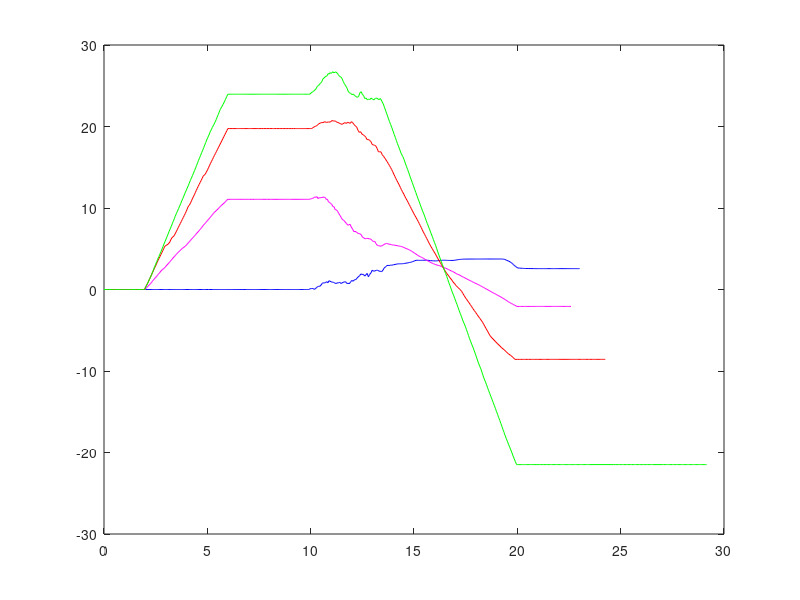

Write MATLAB code to recreate this figure.
load FrictionLess.txt;
t1 = FrictionLess(:,1);
C1 = FrictionLess(:,2)*5;

load FrictionFew.txt;
C2 = FrictionFew(:,1)*5;
t2 = FrictionFew(:,2);

load FrictionBigger.txt;
C3 = FrictionBigger(:,1)*5;
t3 = FrictionBigger(:,2);

load FrictionData.txt;
t4 = FrictionData(:,1);
C4 = FrictionData(:,2)*5;

plot(t1,C1, 'color','b')
hold on
plot(t3,C3,'color','m')
plot(t2,C2 ,'color','r')


plot(t4,C4,'color','g')
hold off